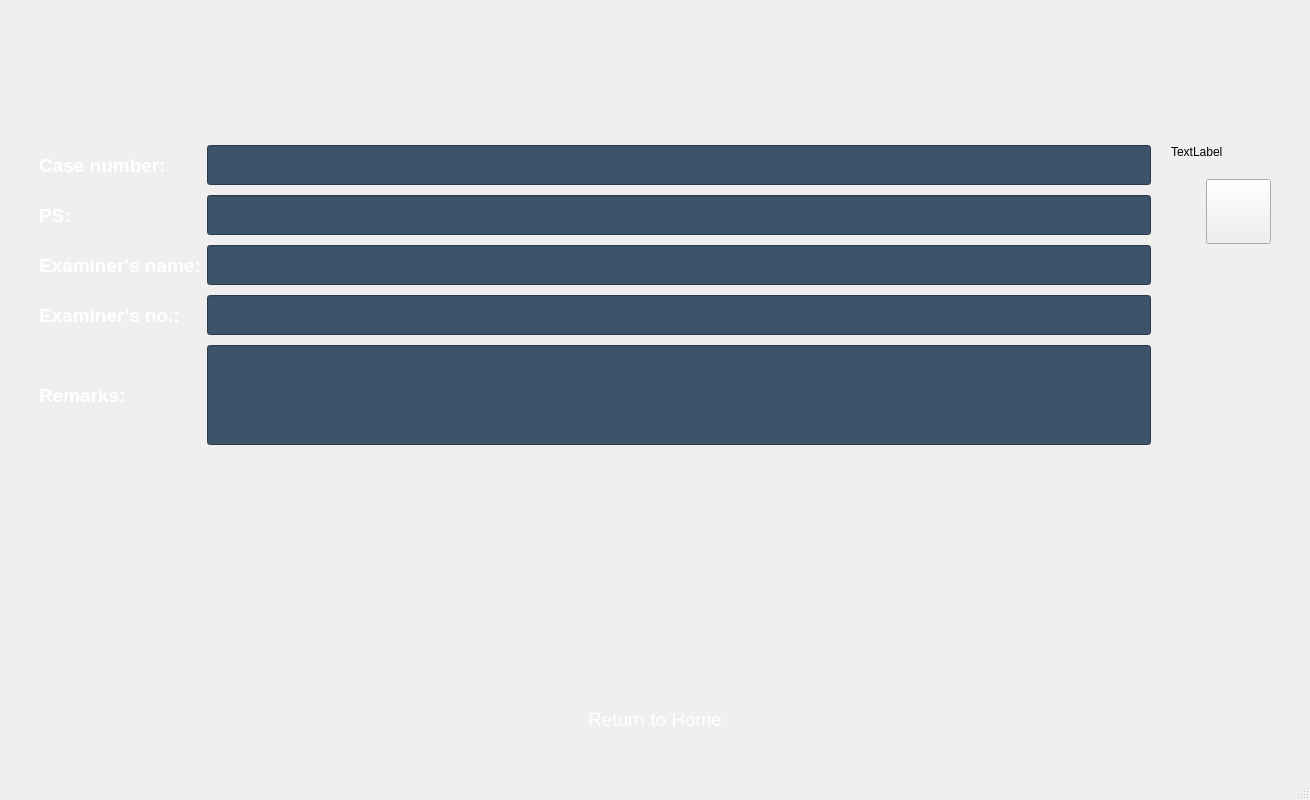
<?xml version="1.0" encoding="UTF-8"?>
<ui version="4.0">
 <class>MainWindow</class>
 <widget class="QMainWindow" name="MainWindow">
  <property name="geometry">
   <rect>
    <x>0</x>
    <y>0</y>
    <width>1310</width>
    <height>800</height>
   </rect>
  </property>
  <property name="windowTitle">
   <string>MainWindow</string>
  </property>
  <property name="styleSheet">
   <string notr="true">background-image: url(:/newPrefix/Background.png);</string>
  </property>
  <widget class="QWidget" name="centralwidget">
   <property name="styleSheet">
    <string notr="true"/>
   </property>
   <layout class="QVBoxLayout" name="verticalLayout_3" stretch="0,0">
    <item>
     <widget class="QLabel" name="label_11">
      <property name="sizePolicy">
       <sizepolicy hsizetype="Expanding" vsizetype="Expanding">
        <horstretch>0</horstretch>
        <verstretch>0</verstretch>
       </sizepolicy>
      </property>
      <property name="maximumSize">
       <size>
        <width>200</width>
        <height>100</height>
       </size>
      </property>
      <property name="styleSheet">
       <string notr="true"/>
      </property>
      <property name="text">
       <string/>
      </property>
      <property name="pixmap">
       <pixmap resource="../images/images.qrc">:/newPrefix/FaceAI-Logo.png</pixmap>
      </property>
      <property name="scaledContents">
       <bool>true</bool>
      </property>
      <property name="alignment">
       <set>Qt::AlignCenter</set>
      </property>
     </widget>
    </item>
    <item>
     <layout class="QVBoxLayout" name="verticalLayout" stretch="0,0,1">
      <property name="leftMargin">
       <number>15</number>
      </property>
      <property name="topMargin">
       <number>15</number>
      </property>
      <property name="rightMargin">
       <number>15</number>
      </property>
      <property name="bottomMargin">
       <number>15</number>
      </property>
      <item>
       <layout class="QHBoxLayout" name="horizontalLayout" stretch="2,1">
        <property name="spacing">
         <number>20</number>
        </property>
        <property name="sizeConstraint">
         <enum>QLayout::SetFixedSize</enum>
        </property>
        <property name="leftMargin">
         <number>15</number>
        </property>
        <property name="topMargin">
         <number>15</number>
        </property>
        <property name="rightMargin">
         <number>15</number>
        </property>
        <property name="bottomMargin">
         <number>15</number>
        </property>
        <item>
         <layout class="QFormLayout" name="formLayout">
          <property name="sizeConstraint">
           <enum>QLayout::SetFixedSize</enum>
          </property>
          <property name="fieldGrowthPolicy">
           <enum>QFormLayout::AllNonFixedFieldsGrow</enum>
          </property>
          <property name="rowWrapPolicy">
           <enum>QFormLayout::DontWrapRows</enum>
          </property>
          <property name="labelAlignment">
           <set>Qt::AlignLeading|Qt::AlignLeft|Qt::AlignTop</set>
          </property>
          <property name="horizontalSpacing">
           <number>6</number>
          </property>
          <property name="verticalSpacing">
           <number>10</number>
          </property>
          <property name="rightMargin">
           <number>0</number>
          </property>
          <item row="0" column="0">
           <widget class="QLabel" name="label_3">
            <property name="sizePolicy">
             <sizepolicy hsizetype="Expanding" vsizetype="Expanding">
              <horstretch>0</horstretch>
              <verstretch>0</verstretch>
             </sizepolicy>
            </property>
            <property name="font">
             <font>
              <pointsize>14</pointsize>
              <bold>true</bold>
             </font>
            </property>
            <property name="styleSheet">
             <string notr="true">color: rgb(255, 255, 255);
background: none;</string>
            </property>
            <property name="text">
             <string>Case number: </string>
            </property>
           </widget>
          </item>
          <item row="0" column="1">
           <widget class="QLineEdit" name="probe_idLineEdit_3">
            <property name="sizePolicy">
             <sizepolicy hsizetype="Expanding" vsizetype="Fixed">
              <horstretch>0</horstretch>
              <verstretch>0</verstretch>
             </sizepolicy>
            </property>
            <property name="minimumSize">
             <size>
              <width>500</width>
              <height>40</height>
             </size>
            </property>
            <property name="styleSheet">
             <string notr="true">background-color: #3E536A;
color: rgb(255, 255, 255);</string>
            </property>
            <property name="inputMethodHints">
             <set>Qt::ImhLatinOnly</set>
            </property>
            <property name="maxLength">
             <number>14</number>
            </property>
           </widget>
          </item>
          <item row="1" column="0">
           <widget class="QLabel" name="label_4">
            <property name="sizePolicy">
             <sizepolicy hsizetype="Expanding" vsizetype="Expanding">
              <horstretch>0</horstretch>
              <verstretch>0</verstretch>
             </sizepolicy>
            </property>
            <property name="font">
             <font>
              <pointsize>14</pointsize>
              <bold>true</bold>
             </font>
            </property>
            <property name="styleSheet">
             <string notr="true">color: rgb(255, 255, 255);
background: none;</string>
            </property>
            <property name="text">
             <string>PS: </string>
            </property>
           </widget>
          </item>
          <item row="1" column="1">
           <widget class="QLineEdit" name="probe_idLineEdit_4">
            <property name="sizePolicy">
             <sizepolicy hsizetype="Expanding" vsizetype="Fixed">
              <horstretch>0</horstretch>
              <verstretch>0</verstretch>
             </sizepolicy>
            </property>
            <property name="minimumSize">
             <size>
              <width>500</width>
              <height>40</height>
             </size>
            </property>
            <property name="styleSheet">
             <string notr="true">background-color: #3E536A;
color: rgb(255, 255, 255);</string>
            </property>
            <property name="maxLength">
             <number>31</number>
            </property>
           </widget>
          </item>
          <item row="2" column="0">
           <widget class="QLabel" name="label_6">
            <property name="sizePolicy">
             <sizepolicy hsizetype="Expanding" vsizetype="Expanding">
              <horstretch>0</horstretch>
              <verstretch>0</verstretch>
             </sizepolicy>
            </property>
            <property name="font">
             <font>
              <pointsize>14</pointsize>
              <bold>true</bold>
             </font>
            </property>
            <property name="styleSheet">
             <string notr="true">color: rgb(255, 255, 255);
background: none;</string>
            </property>
            <property name="text">
             <string>Examiner's name:</string>
            </property>
           </widget>
          </item>
          <item row="2" column="1">
           <widget class="QLineEdit" name="probe_idLineEdit_6">
            <property name="sizePolicy">
             <sizepolicy hsizetype="Expanding" vsizetype="Fixed">
              <horstretch>0</horstretch>
              <verstretch>0</verstretch>
             </sizepolicy>
            </property>
            <property name="minimumSize">
             <size>
              <width>500</width>
              <height>40</height>
             </size>
            </property>
            <property name="styleSheet">
             <string notr="true">background-color: #3E536A;
color: rgb(255, 255, 255);</string>
            </property>
            <property name="maxLength">
             <number>63</number>
            </property>
           </widget>
          </item>
          <item row="3" column="0">
           <widget class="QLabel" name="label_5">
            <property name="sizePolicy">
             <sizepolicy hsizetype="Expanding" vsizetype="Expanding">
              <horstretch>0</horstretch>
              <verstretch>0</verstretch>
             </sizepolicy>
            </property>
            <property name="font">
             <font>
              <pointsize>14</pointsize>
              <bold>true</bold>
             </font>
            </property>
            <property name="styleSheet">
             <string notr="true">color: rgb(255, 255, 255);
background: none;</string>
            </property>
            <property name="text">
             <string>Examiner's no.:</string>
            </property>
           </widget>
          </item>
          <item row="3" column="1">
           <widget class="QLineEdit" name="probe_idLineEdit_5">
            <property name="sizePolicy">
             <sizepolicy hsizetype="Expanding" vsizetype="Fixed">
              <horstretch>0</horstretch>
              <verstretch>0</verstretch>
             </sizepolicy>
            </property>
            <property name="minimumSize">
             <size>
              <width>500</width>
              <height>40</height>
             </size>
            </property>
            <property name="styleSheet">
             <string notr="true">background-color: #3E536A;
color: rgb(255, 255, 255);</string>
            </property>
            <property name="maxLength">
             <number>20</number>
            </property>
           </widget>
          </item>
          <item row="4" column="0">
           <widget class="QLabel" name="label_7">
            <property name="sizePolicy">
             <sizepolicy hsizetype="Expanding" vsizetype="Expanding">
              <horstretch>0</horstretch>
              <verstretch>0</verstretch>
             </sizepolicy>
            </property>
            <property name="font">
             <font>
              <pointsize>14</pointsize>
              <bold>true</bold>
             </font>
            </property>
            <property name="styleSheet">
             <string notr="true">color: rgb(255, 255, 255);
background: none;</string>
            </property>
            <property name="text">
             <string>Remarks:</string>
            </property>
           </widget>
          </item>
          <item row="4" column="1">
           <widget class="QLineEdit" name="probe_idLineEdit_7">
            <property name="sizePolicy">
             <sizepolicy hsizetype="Expanding" vsizetype="Fixed">
              <horstretch>0</horstretch>
              <verstretch>0</verstretch>
             </sizepolicy>
            </property>
            <property name="minimumSize">
             <size>
              <width>500</width>
              <height>100</height>
             </size>
            </property>
            <property name="styleSheet">
             <string notr="true">background-color: #3E536A;
color: rgb(255, 255, 255);</string>
            </property>
            <property name="maxLength">
             <number>139</number>
            </property>
           </widget>
          </item>
          <item row="5" column="1">
           <spacer name="verticalSpacer_2">
            <property name="orientation">
             <enum>Qt::Vertical</enum>
            </property>
            <property name="sizeHint" stdset="0">
             <size>
              <width>20</width>
              <height>40</height>
             </size>
            </property>
           </spacer>
          </item>
         </layout>
        </item>
        <item>
         <layout class="QVBoxLayout" name="verticalLayout_2" stretch="0,0,0">
          <item>
           <widget class="QLabel" name="label">
            <property name="text">
             <string>TextLabel</string>
            </property>
           </widget>
          </item>
          <item>
           <widget class="QPushButton" name="pushButton">
            <property name="enabled">
             <bool>true</bool>
            </property>
            <property name="sizePolicy">
             <sizepolicy hsizetype="Expanding" vsizetype="Expanding">
              <horstretch>0</horstretch>
              <verstretch>0</verstretch>
             </sizepolicy>
            </property>
            <property name="maximumSize">
             <size>
              <width>65</width>
              <height>65</height>
             </size>
            </property>
            <property name="sizeIncrement">
             <size>
              <width>0</width>
              <height>0</height>
             </size>
            </property>
            <property name="toolTip">
             <string>Upload</string>
            </property>
            <property name="layoutDirection">
             <enum>Qt::RightToLeft</enum>
            </property>
            <property name="styleSheet">
             <string notr="true"/>
            </property>
            <property name="text">
             <string/>
            </property>
            <property name="iconSize">
             <size>
              <width>65</width>
              <height>65</height>
             </size>
            </property>
           </widget>
          </item>
          <item>
           <spacer name="verticalSpacer">
            <property name="orientation">
             <enum>Qt::Vertical</enum>
            </property>
            <property name="sizeHint" stdset="0">
             <size>
              <width>100</width>
              <height>100</height>
             </size>
            </property>
           </spacer>
          </item>
         </layout>
        </item>
       </layout>
      </item>
      <item alignment="Qt::AlignHCenter">
       <widget class="QPushButton" name="cont">
        <property name="sizePolicy">
         <sizepolicy hsizetype="Minimum" vsizetype="Fixed">
          <horstretch>0</horstretch>
          <verstretch>0</verstretch>
         </sizepolicy>
        </property>
        <property name="maximumSize">
         <size>
          <width>250</width>
          <height>60</height>
         </size>
        </property>
        <property name="cursor">
         <cursorShape>PointingHandCursor</cursorShape>
        </property>
        <property name="styleSheet">
         <string notr="true">border-radius: 20px</string>
        </property>
        <property name="text">
         <string/>
        </property>
        <property name="icon">
         <iconset resource="../images/images.qrc">
          <normaloff>:/newPrefix/continuetoprobe.png</normaloff>:/newPrefix/continuetoprobe.png</iconset>
        </property>
        <property name="iconSize">
         <size>
          <width>250</width>
          <height>60</height>
         </size>
        </property>
       </widget>
      </item>
      <item alignment="Qt::AlignHCenter">
       <widget class="QPushButton" name="home">
        <property name="maximumSize">
         <size>
          <width>300</width>
          <height>70</height>
         </size>
        </property>
        <property name="font">
         <font>
          <pointsize>14</pointsize>
         </font>
        </property>
        <property name="cursor">
         <cursorShape>PointingHandCursor</cursorShape>
        </property>
        <property name="styleSheet">
         <string notr="true">color: rgb(255, 255, 255);
border-radius:10px;
background: none;</string>
        </property>
        <property name="text">
         <string>Return to Home</string>
        </property>
       </widget>
      </item>
     </layout>
    </item>
   </layout>
  </widget>
  <widget class="QStatusBar" name="statusbar"/>
 </widget>
 <resources>
  <include location="../images/images.qrc"/>
 </resources>
 <connections/>
</ui>
